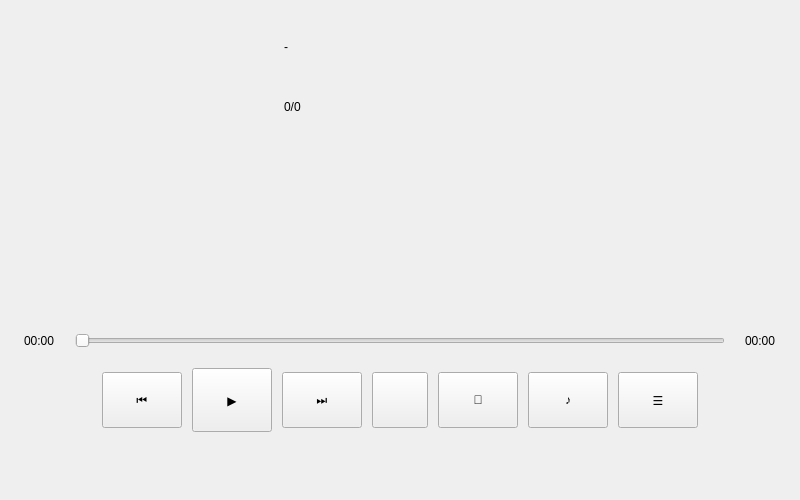
<?xml version="1.0" encoding="UTF-8"?>
<ui version="4.0">
 <class>PlayWidget</class>
 <widget class="QWidget" name="PlayWidget">
  <property name="geometry">
   <rect>
    <x>0</x>
    <y>0</y>
    <width>800</width>
    <height>500</height>
   </rect>
  </property>
  <property name="windowTitle">
   <string>PlayWidget</string>
  </property>
  <layout class="QVBoxLayout" name="verticalLayout_main">
   <property name="spacing">
    <number>20</number>
   </property>
   <property name="leftMargin">
    <number>24</number>
   </property>
   <property name="topMargin">
    <number>24</number>
   </property>
   <property name="rightMargin">
    <number>24</number>
   </property>
   <property name="bottomMargin">
    <number>68</number>
   </property>
   <item>
    <layout class="QHBoxLayout" name="horizontalLayout_top">
     <property name="leftMargin">
      <number>16</number>
     </property>
     <property name="topMargin">
      <number>16</number>
     </property>
     <property name="rightMargin">
      <number>16</number>
     </property>
     <property name="bottomMargin">
      <number>8</number>
     </property>
     <property name="spacing">
      <number>24</number>
     </property>
     <item>
      <widget class="TurntableAlbumWidget" name="turntableAlbum">
       <property name="sizePolicy">
        <sizepolicy hsizetype="Fixed" vsizetype="Fixed">
         <horstretch>0</horstretch>
         <verstretch>0</verstretch>
        </sizepolicy>
       </property>
       <property name="minimumSize">
        <size>
         <width>220</width>
         <height>220</height>
        </size>
       </property>
       <property name="maximumSize">
        <size>
         <width>220</width>
         <height>220</height>
        </size>
       </property>
      </widget>
     </item>
     <item>
      <layout class="QVBoxLayout" name="verticalLayout_info">
       <property name="spacing">
        <number>6</number>
       </property>
       <item>
        <widget class="QLabel" name="lbl_title">
         <property name="text">
          <string>-</string>
         </property>
        </widget>
       </item>
       <item>
        <widget class="QLabel" name="lbl_artist">
         <property name="text">
          <string>&lt;unknown&gt;</string>
         </property>
        </widget>
       </item>
       <item>
        <widget class="QLabel" name="lbl_album">
         <property name="text">
          <string>&lt;unknown&gt;</string>
         </property>
        </widget>
       </item>
       <item>
        <widget class="QLabel" name="lbl_index">
         <property name="text">
          <string>0/0</string>
         </property>
        </widget>
       </item>
       <item>
        <widget class="LyricScrollArea" name="scrollArea_lrc">
         <property name="frameShape">
          <enum>QFrame::NoFrame</enum>
         </property>
         <property name="verticalScrollBarPolicy">
          <enum>Qt::ScrollBarAlwaysOff</enum>
         </property>
         <property name="horizontalScrollBarPolicy">
          <enum>Qt::ScrollBarAlwaysOff</enum>
         </property>
         <property name="widgetResizable">
          <bool>true</bool>
         </property>
         <widget class="QWidget" name="scrollAreaWidgetContents_lrc">
          <property name="geometry">
           <rect>
            <x>0</x>
            <y>0</y>
            <width>360</width>
            <height>220</height>
           </rect>
          </property>
          <layout class="QVBoxLayout" name="verticalLayout_lrc">
           <property name="spacing">
            <number>10</number>
           </property>
           <property name="leftMargin">
            <number>0</number>
           </property>
           <property name="topMargin">
            <number>0</number>
           </property>
           <property name="rightMargin">
            <number>0</number>
           </property>
           <property name="bottomMargin">
            <number>0</number>
           </property>
          </layout>
         </widget>
        </widget>
       </item>
      </layout>
     </item>
    </layout>
   </item>
   <item>
    <layout class="QHBoxLayout" name="horizontalLayout_progress">
     <item>
      <widget class="QLabel" name="lbl_currentTime">
       <property name="text">
        <string>00:00</string>
       </property>
      </widget>
     </item>
     <item>
      <widget class="PlayProgressSlider" name="slider_progress">
       <property name="orientation">
        <enum>Qt::Horizontal</enum>
       </property>
      </widget>
     </item>
     <item>
      <widget class="QLabel" name="lbl_totalTime">
       <property name="text">
        <string>00:00</string>
       </property>
      </widget>
     </item>
    </layout>
   </item>
   <item>
    <layout class="QHBoxLayout" name="horizontalLayout_controls">
     <property name="spacing">
      <number>10</number>
     </property>
     <property name="alignment">
      <set>Qt::AlignHCenter</set>
     </property>
     <item>
      <widget class="QPushButton" name="btn_prev">
       <property name="minimumSize">
        <size>
         <width>56</width>
         <height>56</height>
        </size>
       </property>
       <property name="text">
        <string>⏮</string>
       </property>
      </widget>
     </item>
     <item>
      <widget class="QPushButton" name="btn_playPause">
       <property name="minimumSize">
        <size>
         <width>64</width>
         <height>64</height>
        </size>
       </property>
       <property name="text">
        <string>▶</string>
       </property>
      </widget>
     </item>
     <item>
      <widget class="QPushButton" name="btn_next">
       <property name="minimumSize">
        <size>
         <width>56</width>
         <height>56</height>
        </size>
       </property>
       <property name="text">
        <string>⏭</string>
       </property>
      </widget>
     </item>
     <item>
      <widget class="QPushButton" name="btn_volume">
       <property name="minimumSize">
        <size>
         <width>56</width>
         <height>56</height>
        </size>
       </property>
       <property name="text">
        <string/>
       </property>
      </widget>
     </item>
     <item>
      <widget class="QPushButton" name="btn_playMode">
       <property name="minimumSize">
        <size>
         <width>56</width>
         <height>56</height>
        </size>
       </property>
       <property name="text">
        <string>🔀</string>
       </property>
      </widget>
     </item>
    <item>
     <widget class="QPushButton" name="btn_beat">
      <property name="minimumSize">
       <size>
        <width>56</width>
        <height>56</height>
       </size>
      </property>
      <property name="text">
       <string>♪</string>
      </property>
     </widget>
    </item>
     <item>
      <widget class="QPushButton" name="btn_showList">
       <property name="minimumSize">
        <size>
         <width>56</width>
         <height>56</height>
        </size>
       </property>
       <property name="text">
        <string>☰</string>
       </property>
      </widget>
     </item>
    </layout>
   </item>
  </layout>
 </widget>
 <customwidgets>
  <customwidget>
   <class>TurntableAlbumWidget</class>
   <extends>QWidget</extends>
   <header>turntablealbumwidget.h</header>
  </customwidget>
  <customwidget>
   <class>LyricScrollArea</class>
   <extends>QScrollArea</extends>
   <header>lyricscrollarea.h</header>
  </customwidget>
  <customwidget>
   <class>PlayProgressSlider</class>
   <extends>QSlider</extends>
   <header>playprogressslider.h</header>
  </customwidget>
 </customwidgets>
 <resources/>
 <connections/>
</ui>
